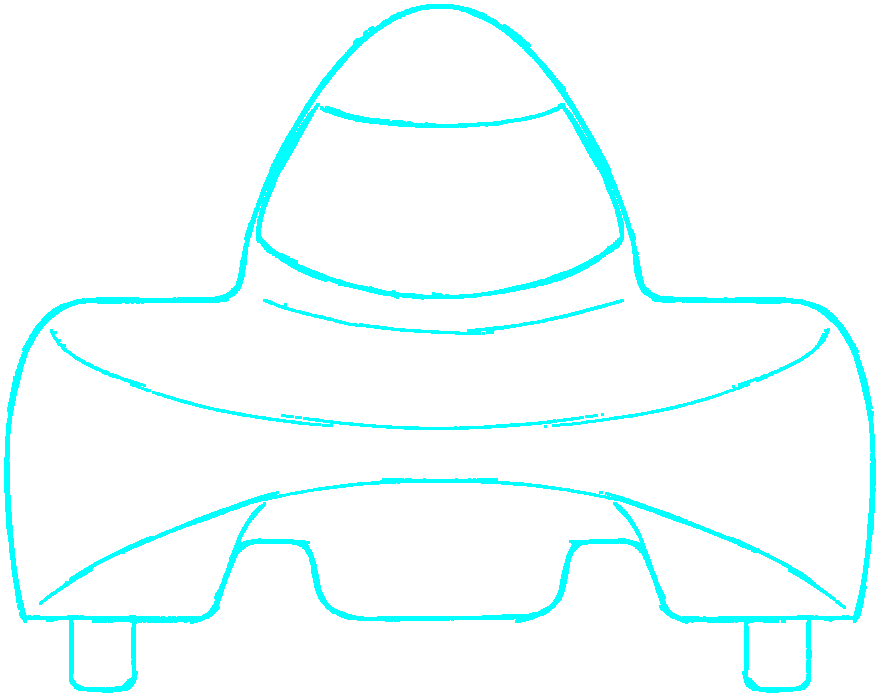
#> input picture android-app/app/src/main/assets/img/header-front.png, 880 x 697 px, given in place of hydro_1.png, which was not available
$ python fix_hydro123.py
#> lines starting #> are read from the running program, lines starting #| are printed output that depends on the picture; after the words box and inside, x2 and y2 are one past the last pixel; in counts of white or black regions, pixels touching at a corner belong together; pictures that were not available may be replaced by others from this repository, and a replacement may not be noted
from PIL import Image, ImageFilter
import os

cyan = (6, 182, 212)
img_dir = r'c:\Users\ALI\Desktop\1.5 ADANA\telemetry-http\public\img'

def process_hydro(filename, out_filename):
#> called with filename = 'hydro_1.png', out_filename = 'header-hydro-side.png'
    src = Image.open(os.path.join(img_dir, filename)).convert('RGB')
    w, h = src.size
#> w = 880; h = 697
    px = src.load()

    mask = Image.new('L', (w, h), 0)
#> mask: PIL image 880x697 L; every value is 0
    mp = mask.load()

    for y in range(h):
        for x in range(w):
            r, g, b = px[x, y]
            diff_g = g - r
            diff_b = b - r

            # Sadece cyan rengin farkliligina bak, "avg < 200" kaldirildi
            if diff_g > 30 and diff_b > 25:
                mp[x, y] = 255
            elif diff_g > 15 and diff_b > 15:
                mp[x, y] = min(255, int((diff_g / 30) * 200))

    # Cizgileri daha dolgun ve parlak yapmak icin kalınlaştırma
    mask = mask.filter(ImageFilter.MaxFilter(3))
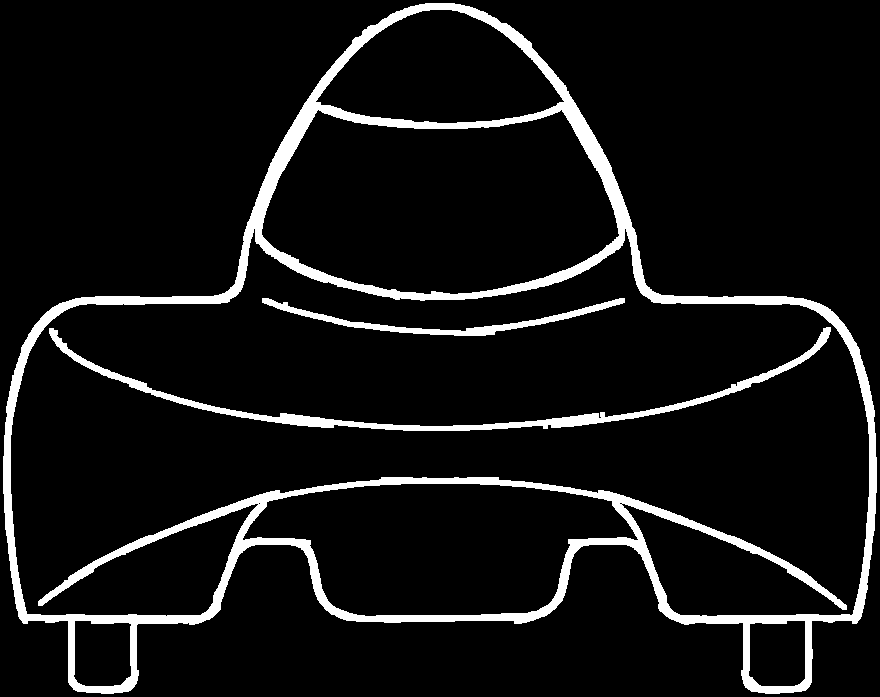
#> mask: PIL image 880x697 L; 7.8% white; 3 white regions, box (x1, y1, x2, y2) and area: (3, 3, 877, 694) 40117, (49, 327, 831, 431) 5545, (262, 298, 625, 336) 2276
    mask = mask.filter(ImageFilter.GaussianBlur(0.8))
    mp = mask.load()

    result = Image.new('RGBA', (w, h), (0, 0, 0, 0))
#> result: PIL image 880x697 RGBA; every value is 0
    rp = result.load()

    min_x, min_y, max_x, max_y = w, h, 0, 0
#> min_x = 880; min_y = 697; max_x = 0; max_y = 0
    margin = 5

    for y in range(h):
        for x in range(w):
            a = mp[x, y]
            if a > 15:
                rp[x, y] = cyan + (a,)
                if margin <= x < w-margin and margin <= y < h-margin:
                    if x < min_x: min_x = x
                    if y < min_y: min_y = y
                    if x > max_x: max_x = x
                    if y > max_y: max_y = y
#> after the loop, max_x = 874; max_y = 691; min_x = 5; min_y = 5

    pad = 20
    if max_x > min_x:
        c = result.crop((max(0,min_x-pad), max(0,min_y-pad),
                          min(w,max_x+pad), min(h,max_y+pad)))
    else:
        c = result

    cw, ch = c.size
#> cw = 880; ch = 697
    ref_name = out_filename.replace('-hydro', '')
    ref = Image.open(os.path.join(img_dir, ref_name))
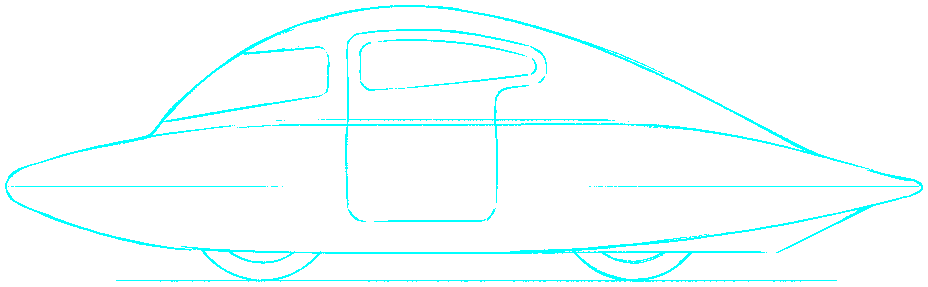
#> input picture android-app/app/src/main/assets/img/header-side.png, 928 x 287 px, found by its file name
#> ref is the input picture: PIL image 928x287 RGBA; mean R, G, B, A 0, 255, 255, 11.3
    rw, rh = ref.size
#> rw = 928; rh = 287
    ref.close()

    tw, th = int(rw * 1.4), int(rh * 1.4)
#> tw = 1299; th = 401
    scale = min(tw / cw, th / ch)
#> scale = 0.575
    nw, nh = int(cw * scale), int(ch * scale)
#> nw = 506; nh = 401
    c = c.resize((nw, nh), Image.LANCZOS)
#> c: PIL image 506x401 RGBA

    canvas = Image.new('RGBA', (tw, th), (0, 0, 0, 0))
#> canvas: PIL image 1299x401 RGBA; every value is 0
    ox, oy = (tw - nw) // 2, (th - nh) // 2
    canvas.paste(c, (ox, oy), c)
    canvas.save(os.path.join(img_dir, out_filename), 'PNG')
    print(f'{filename} -> {out_filename} islendi!')

process_hydro('hydro_1.png', 'header-hydro-side.png')
process_hydro('hydro_2.png', 'header-hydro-front.png')
#> call 2 of process_hydro, with filename = 'hydro_2.png', out_filename = 'header-hydro-front.png'
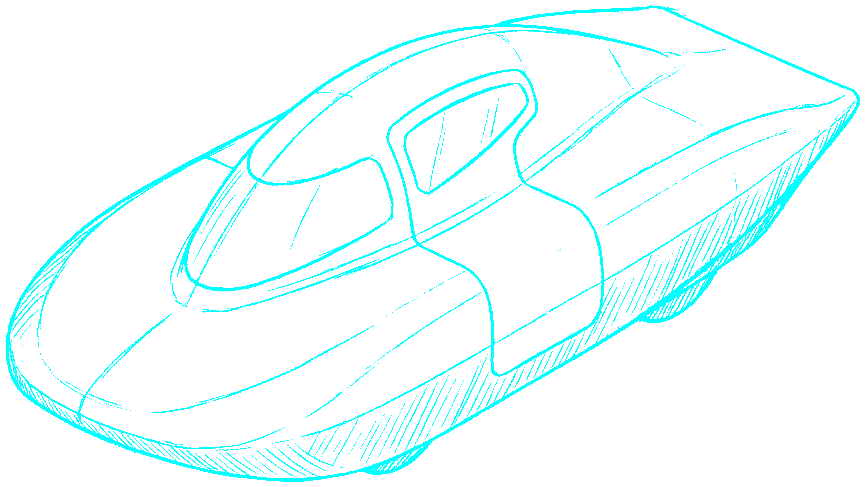
#> input picture android-app/app/src/main/assets/img/header-iso.png, 865 x 487 px, given in place of hydro_2.png, which was not available
#> in process_hydro (call 2), `src = Image.open(os.path.join(img_dir, filename)).convert('RGB')`:
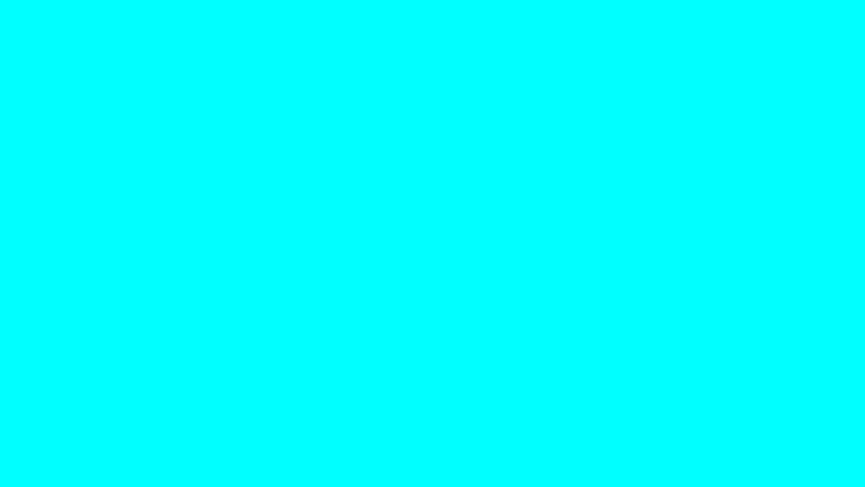
#> src: PIL image 865x487 RGB; mean R, G, B 0, 255, 255
#> in process_hydro (call 2), `mask = Image.new('L', (w, h), 0)`: mask: PIL image 865x487 L; every value is 0
#> in process_hydro (call 2), `mask = mask.filter(ImageFilter.MaxFilter(3))`: mask: PIL image 865x487 L; every value is 255
#> in process_hydro (call 2), `result = Image.new('RGBA', (w, h), (0, 0, 0, 0))`: result: PIL image 865x487 RGBA; every value is 0
#> after the loop in process_hydro (call 2), `for y in range(h):`: max_x = 859; max_y = 481; min_x = 5
#> in process_hydro, ref is the input picture: PIL image 880x697 RGBA; mean R, G, B, A 0, 13.8, 13.8, 13.8
#> in process_hydro (call 2), `canvas = Image.new('RGBA', (tw, th), (0, 0, 0, 0))`: canvas: PIL image 1232x975 RGBA; every value is 0
process_hydro('hydro_3.png', 'header-hydro-iso.png')
#> call 3 of process_hydro, with filename = 'hydro_3.png', out_filename = 'header-hydro-iso.png'
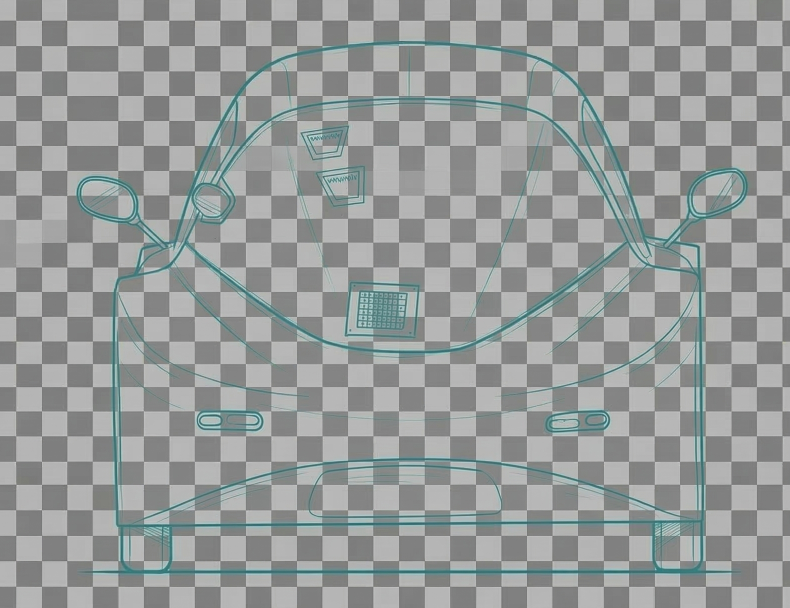
#> input picture android-app/app/src/main/assets/img/hydro_3.png, 1580 x 1216 px, found by its file name (shown at 1/2 size)
#> in process_hydro (call 3), `mask = Image.new('L', (w, h), 0)`: mask: PIL image 1580x1216 L; every value is 0
#> in process_hydro (call 3), `mask = mask.filter(ImageFilter.MaxFilter(3))`:
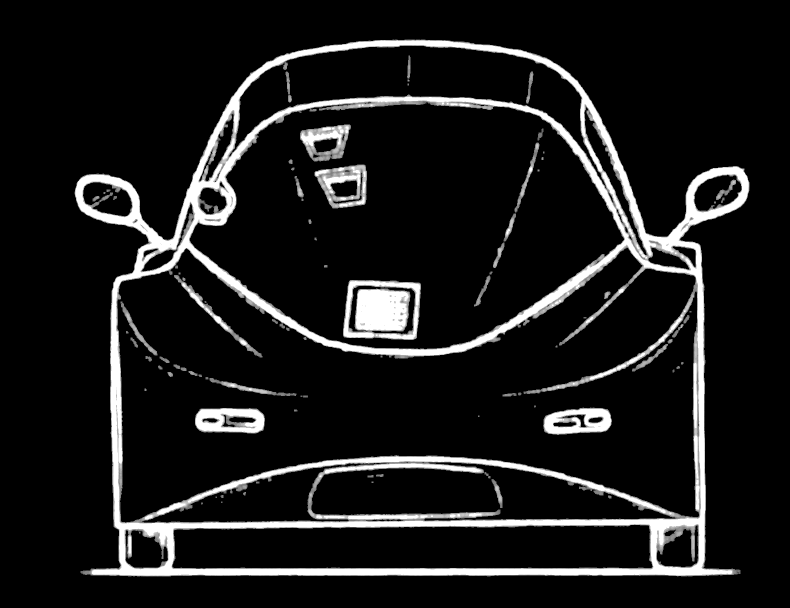
#> mask: PIL image 1580x1216 L (shown at 1/2 size); min 0, max 255, mean 26.8
#> in process_hydro (call 3), `result = Image.new('RGBA', (w, h), (0, 0, 0, 0))`: result: PIL image 1580x1216 RGBA; every value is 0
#> after the loop in process_hydro (call 3), `for y in range(h):`: max_x = 1499; max_y = 1153; min_x = 148; min_y = 78
#> in process_hydro, ref is the input picture: PIL image 865x487 RGBA; mean R, G, B, A 0, 255, 255, 16.3
#> in process_hydro (call 3), `canvas = Image.new('RGBA', (tw, th), (0, 0, 0, 0))`: canvas: PIL image 1211x681 RGBA; every value is 0
#> in process_hydro (call 3), `canvas.paste(c, (ox, oy), c)`:
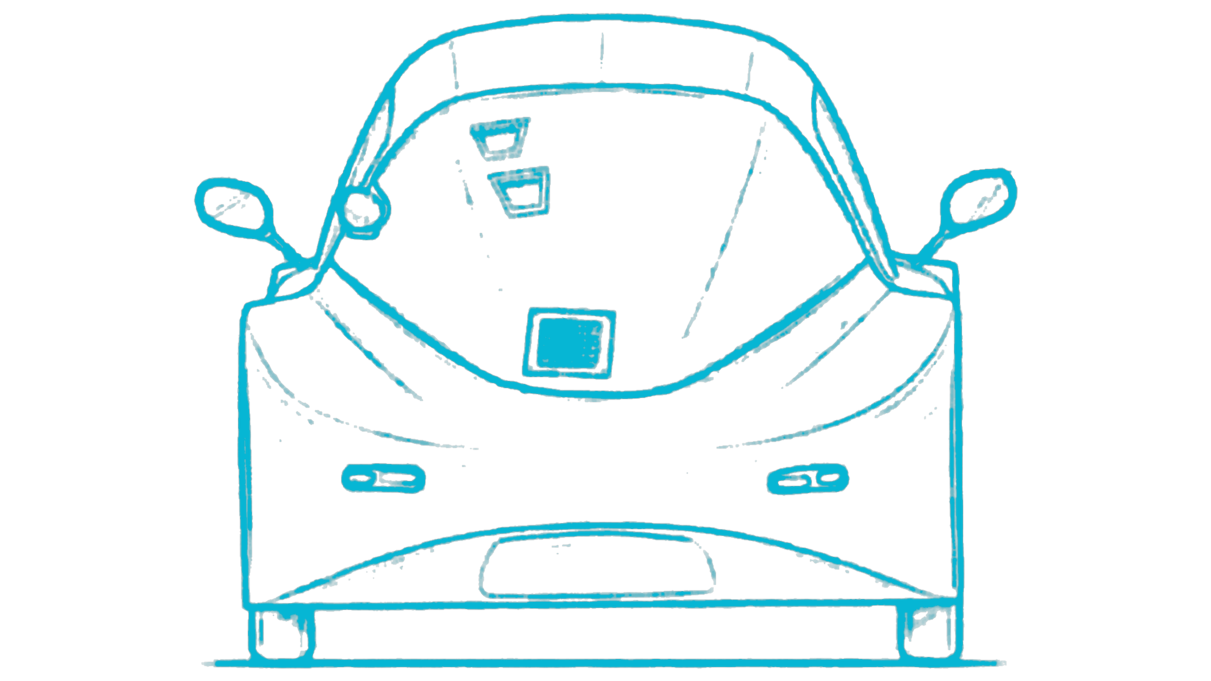
#> canvas: PIL image 1211x681 RGBA; mean R, G, B, A 0.5, 16.6, 19.3, 20; transparent parts drawn white
